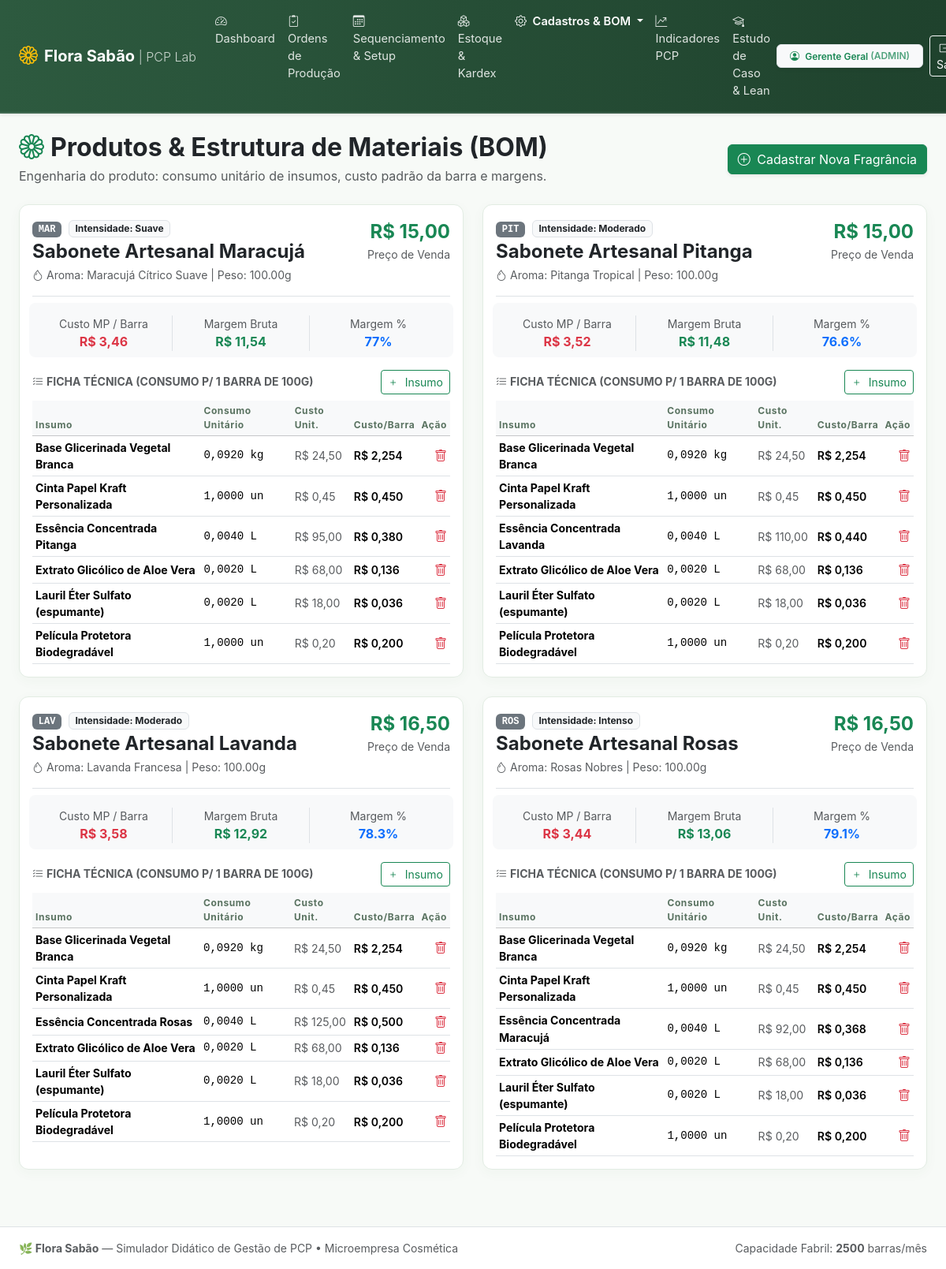
The page /pages/produtos.php (signed in) on the database its author committed.
### tables this page shows
CREATE TABLE `produtos` (
    `id` INT AUTO_INCREMENT PRIMARY KEY,
    `codigo` VARCHAR(10) NOT NULL UNIQUE,
    `nome` VARCHAR(50) NOT NULL,
    `aroma` VARCHAR(50) NOT NULL,
    `peso_barra_g` DECIMAL(6, 2) NOT NULL DEFAULT 100.00,
    `intensidade_aroma` ENUM('suave', 'moderado', 'intenso') NOT NULL DEFAULT 'moderado',
    `estoque_atual` INT NOT NULL DEFAULT 0,
    `estoque_minimo` INT NOT NULL DEFAULT 50,
    `preco_venda` DECIMAL(10, 2) NOT NULL DEFAULT 14.90,
    `ativo` TINYINT(1) NOT NULL DEFAULT 1
);

CREATE TABLE `ficha_tecnica` (
    `id` INT AUTO_INCREMENT PRIMARY KEY,
    `produto_id` INT NOT NULL,
    `insumo_id` INT NOT NULL,
    `qtd_por_barra` DECIMAL(10, 4) NOT NULL,
     
    FOREIGN KEY (`produto_id`) REFERENCES `produtos`(`id`) ON DELETE CASCADE,
    FOREIGN KEY (`insumo_id`) REFERENCES `insumos`(`id`) ON DELETE RESTRICT,
    UNIQUE KEY `uk_prod_insumo` (`produto_id`, `insumo_id`)
);

CREATE TABLE `insumos` (
    `id` INT AUTO_INCREMENT PRIMARY KEY,
    `codigo` VARCHAR(10) NOT NULL UNIQUE,
    `nome` VARCHAR(80) NOT NULL,
    `unidade` VARCHAR(10) NOT NULL,
     
    `estoque_atual` DECIMAL(10, 4) NOT NULL DEFAULT 0.0000,
    `estoque_minimo` DECIMAL(10, 4) NOT NULL DEFAULT 0.0000,
    `custo_unitario` DECIMAL(10, 2) NOT NULL DEFAULT 0.00
);

### pages/produtos.php (the view, shortened to what this page needs)
<?php
require_once __DIR__ . '/../config/database.php';
$stmt_prods = $pdo->query("
    SELECT p.*,
           COALESCE(SUM(ft.qtd_por_barra * i.custo_unitario), 0) AS custo_mp_barra,
           COUNT(ft.id) AS total_itens_bom
    FROM produtos p
    LEFT JOIN ficha_tecnica ft ON p.id = ft.produto_id
    LEFT JOIN insumos i ON ft.insumo_id = i.id
    WHERE p.ativo = 1
    GROUP BY p.id
    ORDER BY p.id ASC
");
$produtos = $stmt_prods->fetchAll();
$stmt_bom = $pdo->query("
    SELECT ft.id AS bom_id, ft.produto_id, ft.qtd_por_barra,
           i.nome AS insumo_nome, i.codigo AS insumo_codigo, i.unidade, i.custo_unitario,
           (ft.qtd_por_barra * i.custo_unitario) AS subtotal_custo
    FROM ficha_tecnica ft
    JOIN insumos i ON ft.insumo_id = i.id
    ORDER BY ft.produto_id, i.nome
");
$boms_raw = $stmt_bom->fetchAll();
$fichas_tecnicas = [];
foreach ($boms_raw as $item) {
    $fichas_tecnicas[$item['produto_id']][] = $item;
}
require_once __DIR__ . '/../includes/header.php';
require_once __DIR__ . '/../includes/navbar.php';
?>
<div class="container-fluid px-4 pb-4">
    <div class="d-flex flex-column flex-md-row justify-content-between align-items-md-center gap-3 mb-4">
        <div>
            <h2 class="fw-bold mb-1 text-dark">
                <i class="bi bi-flower1 text-success me-2"></i>Produtos & Estrutura de Materiais (BOM)
            </h2>
            <p class="text-muted mb-0">Engenharia do produto: consumo unitário de insumos, custo padrão da barra e
                margens.</p>
        </div>
        <div>
            <button class="btn btn-success shadow-sm" data-bs-toggle="modal" data-bs-target="#modalNovoProduto">
                <i class="bi bi-plus-circle me-1"></i> Cadastrar Nova Fragrância
            </button>
        </div>
    </div>
    <div class="row g-4">
        <?php foreach ($produtos as $p):
            $custo_barra = (float) $p['custo_mp_barra'];
            $preco_venda = (float) $p['preco_venda'];
            $margem_bruta = $preco_venda - $custo_barra;
            $margem_perc = $preco_venda > 0 ? round(($margem_bruta / $preco_venda) * 100, 1) : 0;
            $bom_itens = $fichas_tecnicas[$p['id']] ?? [];
            ?>
            <div class="col-12 col-xl-6">
                <div class="card card-custom bg-white h-100 p-3">
                    <div class="d-flex justify-content-between align-items-start border-bottom pb-3 mb-3">
                        <div>
                            <span class="badge bg-secondary font-monospace"><?= htmlspecialchars($p['codigo']) ?></span>
                            <span class="badge bg-light text-dark border ms-1">Intensidade:
                                <?= ucfirst($p['intensidade_aroma']) ?></span>
                            <h4 class="fw-bold my-1 text-dark"><?= htmlspecialchars($p['nome']) ?></h4>
                            <div class="text-muted small"><i class="bi bi-droplet me-1"></i>Aroma:
                                <?= htmlspecialchars($p['aroma']) ?> | Peso: <?= $p['peso_barra_g'] ?>g
                            </div>
                        </div>
                        <div class="text-end">
                            <span class="fs-4 fw-bold text-success">R$
                                <?= number_format($preco_venda, 2, ',', '.') ?></span>
                            <div class="small text-muted">Preço de Venda</div>
                        </div>
                    </div>
                    <div class="row text-center g-2 mb-3 bg-light p-2 rounded-3">
                        <div class="col-4 border-end">
                            <span class="small text-muted d-block">Custo MP / Barra</span>
                            <strong class="text-danger">R$ <?= number_format($custo_barra, 2, ',', '.') ?></strong>
                        </div>
                        <div class="col-4 border-end">
                            <span class="small text-muted d-block">Margem Bruta</span>
                            <strong class="text-success">R$ <?= number_format($margem_bruta, 2, ',', '.') ?></strong>
                        </div>
                        <div class="col-4">
                            <span class="small text-muted d-block">Margem %</span>
                            <strong class="text-primary"><?= $margem_perc ?>%</strong>
                        </div>
                    </div>
                    <div class="d-flex justify-content-between align-items-center mb-2">
                        <h6 class="fw-bold text-uppercase text-muted mb-0 small">
                            <i class="bi bi-list-check me-1"></i>Ficha Técnica (Consumo p/ 1 Barra de 100g)
                        </h6>
                        <button class="btn btn-sm btn-outline-success" data-bs-toggle="modal" data-bs-target="#modalAddBom"
                            data-prod-id="<?= $p['id'] ?>" data-prod-nome="<?= htmlspecialchars($p['nome']) ?>">
                            <i class="bi bi-plus me-1"></i> Insumo
                        </button>
                    </div>
                    <div class="table-responsive">
                        <table class="table table-sm table-hover align-middle mb-0" style="font-size: 0.88rem;">
                            <thead class="table-light text-muted">
                                <tr>
                                    <th>Insumo</th>
                                    <th>Consumo Unitário</th>
                                    <th>Custo Unit.</th>
                                    <th>Custo/Barra</th>
                                    <th class="text-end">Ação</th>
                                </tr>
                            </thead>
                            <tbody>
                                <?php if (empty($bom_itens)): ?>
                                    <tr>
                                        <td colspan="5" class="text-center text-muted py-2">Nenhum insumo configurado na Ficha
                                            Técnica.</td>
                                    </tr>
                                <?php else: ?>
                                    <?php foreach ($bom_itens as $bom): ?>
                                        <tr>
                                            <td><strong><?= htmlspecialchars($bom['insumo_nome']) ?></strong></td>
                                            <td class="font-monospace">
                                                <?= number_format((float) $bom['qtd_por_barra'], 4, ',', '.') ?>
                                                <?= $bom['unidade'] ?>
                                            </td>
                                            <td class="text-muted">R$
                                                <?= number_format((float) $bom['custo_unitario'], 2, ',', '.') ?>
                                            </td>
                                            <td class="fw-semibold">R$
                                                <?= number_format((float) $bom['subtotal_custo'], 3, ',', '.') ?>
                                            </td>
                                            <td class="text-end">
                                                <form method="POST" action="produtos.php" class="d-inline"
                                                    onsubmit="return confirm('Remover este insumo da Ficha Técnica?');">
                                                    <button type="submit" class="btn btn-link text-danger p-0 border-0"
                                                        title="Excluir">
                                                        <i class="bi bi-trash"></i>
                                                    </button>
                                                </form>
                                            </td>
                                        </tr>
                                    <?php endforeach; ?>
                                <?php endif; ?>
                            </tbody>
                        </table>
                    </div>
                </div>
            </div>
        <?php endforeach; ?>
    </div>
</div>
<?php
require_once __DIR__ . '/../includes/footer.php';

### assets/css/style.css (style rules this page uses)
:root { --flora-primary: #2d5a3f; --flora-primary-hover: #234731; --flora-secondary: #4f772d; --flora-bg: #f7faf7; --flora-card-bg: #ffffff; --flora-accent: #eaf2eb; --flora-border: #e2ece3; --flora-text-main: #2b3a2f; }
body { background-color: var(--flora-bg); color: var(--flora-text-main); font-family: -apple-system, BlinkMacSystemFont, "Segoe UI", Roboto, "Helvetica Neue", Arial, sans-serif; min-height: 100vh; display: flex; flex-direction: column; }
.card-custom { background: var(--flora-card-bg); border: 1px solid var(--flora-border); border-radius: 12px; box-shadow: 0 4px 16px rgba(45, 90, 63, 0.04); transition: transform 0.2s ease, box-shadow 0.2s ease; }
.table thead th { font-size: 0.75rem; letter-spacing: 0.05em; color: #5a7361; font-weight: 700; }

### rows shown on the page
produtos: codigo "MAR", intensidade_aroma "Suave", nome "Sabonete Artesanal Maracujá", aroma "Maracujá Cítrico Suave", peso_barra_g "100.00", preco_venda "15,00", custo_barra "3,46", margem_bruta "11,54", margem_perc "77"
ficha_tecnica: insumo.nome "Base Glicerinada Vegetal Branca", qtd_por_barra "0,0920", insumo.unidade "kg", insumo.custo_unitario "24,50", subtotal_custo "2,254"
ficha_tecnica: insumo.nome "Cinta Papel Kraft Personalizada", qtd_por_barra "1,0000", insumo.unidade "un", insumo.custo_unitario "0,45", subtotal_custo "0,450"
ficha_tecnica: insumo.nome "Essência Concentrada Pitanga", qtd_por_barra "0,0040", insumo.unidade "L", insumo.custo_unitario "95,00", subtotal_custo "0,380"
ficha_tecnica: insumo.nome "Extrato Glicólico de Aloe Vera", qtd_por_barra "0,0020", insumo.unidade "L", insumo.custo_unitario "68,00", subtotal_custo "0,136"
ficha_tecnica: insumo.nome "Lauril Éter Sulfato (espumante)", qtd_por_barra "0,0020", insumo.unidade "L", insumo.custo_unitario "18,00", subtotal_custo "0,036"
ficha_tecnica: insumo.nome "Película Protetora Biodegradável", qtd_por_barra "1,0000", insumo.unidade "un", insumo.custo_unitario "0,20", subtotal_custo "0,200"
produtos: codigo "PIT", intensidade_aroma "Moderado", nome "Sabonete Artesanal Pitanga", aroma "Pitanga Tropical", peso_barra_g "100.00", preco_venda "15,00", custo_barra "3,52", margem_bruta "11,48", margem_perc "76.6"
ficha_tecnica: insumo.nome "Base Glicerinada Vegetal Branca", qtd_por_barra "0,0920", insumo.unidade "kg", insumo.custo_unitario "24,50", subtotal_custo "2,254"
ficha_tecnica: insumo.nome "Cinta Papel Kraft Personalizada", qtd_por_barra "1,0000", insumo.unidade "un", insumo.custo_unitario "0,45", subtotal_custo "0,450"
ficha_tecnica: insumo.nome "Essência Concentrada Lavanda", qtd_por_barra "0,0040", insumo.unidade "L", insumo.custo_unitario "110,00", subtotal_custo "0,440"
ficha_tecnica: insumo.nome "Extrato Glicólico de Aloe Vera", qtd_por_barra "0,0020", insumo.unidade "L", insumo.custo_unitario "68,00", subtotal_custo "0,136"
ficha_tecnica: insumo.nome "Lauril Éter Sulfato (espumante)", qtd_por_barra "0,0020", insumo.unidade "L", insumo.custo_unitario "18,00", subtotal_custo "0,036"
ficha_tecnica: insumo.nome "Película Protetora Biodegradável", qtd_por_barra "1,0000", insumo.unidade "un", insumo.custo_unitario "0,20", subtotal_custo "0,200"
produtos: codigo "LAV", intensidade_aroma "Moderado", nome "Sabonete Artesanal Lavanda", aroma "Lavanda Francesa", peso_barra_g "100.00", preco_venda "16,50", custo_barra "3,58", margem_bruta "12,92", margem_perc "78.3"
ficha_tecnica: insumo.nome "Base Glicerinada Vegetal Branca", qtd_por_barra "0,0920", insumo.unidade "kg", insumo.custo_unitario "24,50", subtotal_custo "2,254"
ficha_tecnica: insumo.nome "Cinta Papel Kraft Personalizada", qtd_por_barra "1,0000", insumo.unidade "un", insumo.custo_unitario "0,45", subtotal_custo "0,450"
ficha_tecnica: insumo.nome "Essência Concentrada Rosas", qtd_por_barra "0,0040", insumo.unidade "L", insumo.custo_unitario "125,00", subtotal_custo "0,500"
ficha_tecnica: insumo.nome "Extrato Glicólico de Aloe Vera", qtd_por_barra "0,0020", insumo.unidade "L", insumo.custo_unitario "68,00", subtotal_custo "0,136"
ficha_tecnica: insumo.nome "Lauril Éter Sulfato (espumante)", qtd_por_barra "0,0020", insumo.unidade "L", insumo.custo_unitario "18,00", subtotal_custo "0,036"
ficha_tecnica: insumo.nome "Película Protetora Biodegradável", qtd_por_barra "1,0000", insumo.unidade "un", insumo.custo_unitario "0,20", subtotal_custo "0,200"
produtos: codigo "ROS", intensidade_aroma "Intenso", nome "Sabonete Artesanal Rosas", aroma "Rosas Nobres", peso_barra_g "100.00", preco_venda "16,50", custo_barra "3,44", margem_bruta "13,06", margem_perc "79.1"
ficha_tecnica: insumo.nome "Base Glicerinada Vegetal Branca", qtd_por_barra "0,0920", insumo.unidade "kg", insumo.custo_unitario "24,50", subtotal_custo "2,254"
ficha_tecnica: insumo.nome "Cinta Papel Kraft Personalizada", qtd_por_barra "1,0000", insumo.unidade "un", insumo.custo_unitario "0,45", subtotal_custo "0,450"
ficha_tecnica: insumo.nome "Essência Concentrada Maracujá", qtd_por_barra "0,0040", insumo.unidade "L", insumo.custo_unitario "92,00", subtotal_custo "0,368"
ficha_tecnica: insumo.nome "Extrato Glicólico de Aloe Vera", qtd_por_barra "0,0020", insumo.unidade "L", insumo.custo_unitario "68,00", subtotal_custo "0,136"
ficha_tecnica: insumo.nome "Lauril Éter Sulfato (espumante)", qtd_por_barra "0,0020", insumo.unidade "L", insumo.custo_unitario "18,00", subtotal_custo "0,036"
ficha_tecnica: insumo.nome "Película Protetora Biodegradável", qtd_por_barra "1,0000", insumo.unidade "un", insumo.custo_unitario "0,20", subtotal_custo "0,200"

### other values the page prints
$_SESSION['usuario_nome'] "Gerente Geral"
$_SESSION['usuario_perfil'] "ADMIN"
CAPACIDADE_MENSAL_BARRAS "2500"
